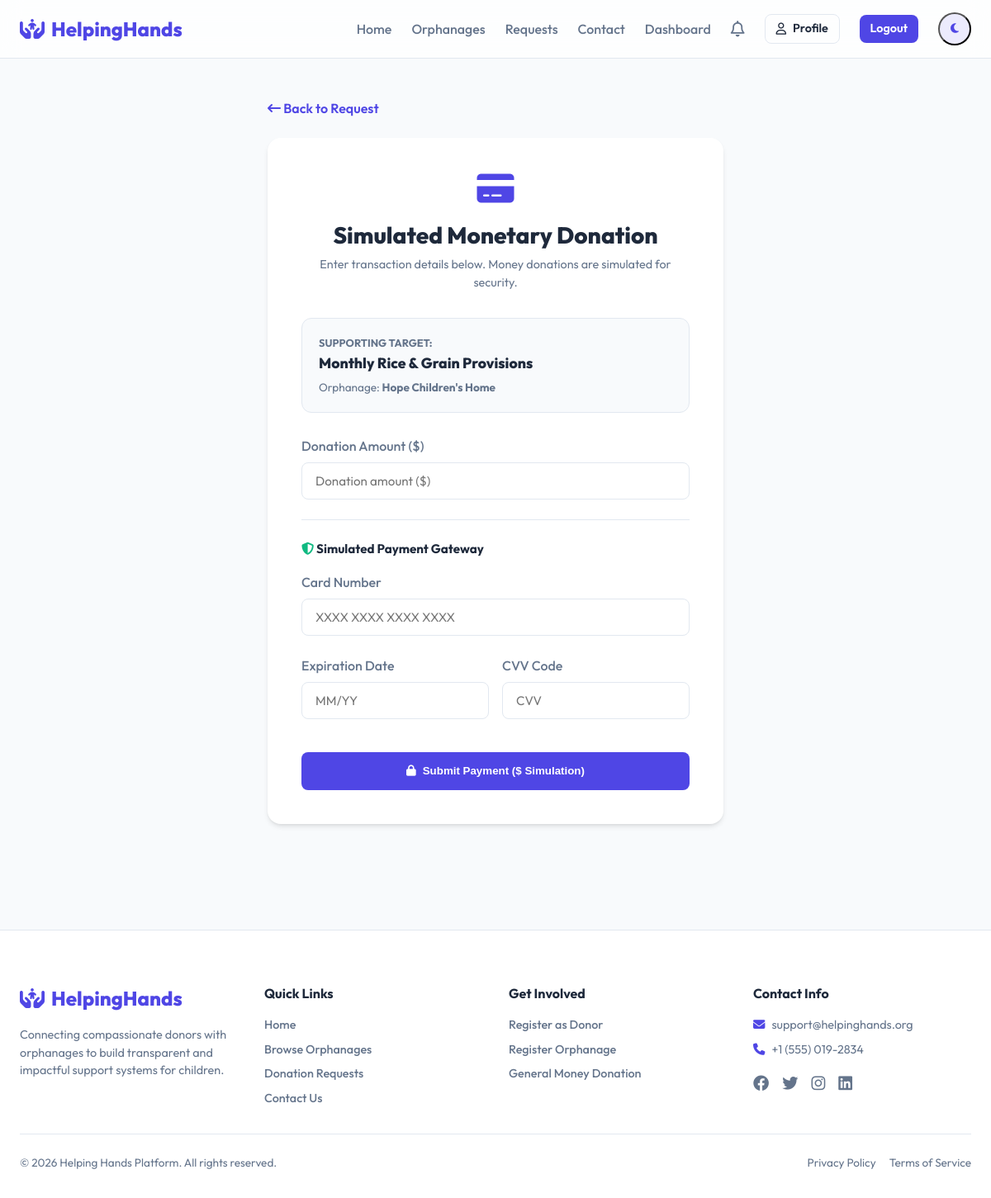
The app's page /donations/requests/3/donate-money/ (signed in) with its own data.
### donations/models.py (models this page shows, shortened)
class DonationRequest(models.Model):
    PRIORITY_CHOICES = [
        ('Low', 'Low'),
        ('Medium', 'Medium'),
        ('High', 'High'),
        ('Urgent', 'Urgent'),
    ]
    STATUS_CHOICES = [
        ('Open', 'Open'),
        ('In Progress', 'In Progress'),
        ('Completed', 'Completed'),
    ]
    orphanage = models.ForeignKey(OrphanageProfile, on_delete=models.CASCADE, related_name='requests')
    title = models.CharField(max_length=200)
    category = models.ForeignKey(Category, on_delete=models.SET_NULL, null=True, related_name='requests')
    description = models.TextField()
    quantity_needed = models.IntegerField()
    quantity_fulfilled = models.IntegerField(default=0)
    priority = models.CharField(max_length=15, choices=PRIORITY_CHOICES, default='Medium')
    deadline = models.DateField()
    image = models.ImageField(upload_to='requests/', null=True, blank=True)
    status = models.CharField(max_length=15, choices=STATUS_CHOICES, default='Open')
    created_at = models.DateTimeField(auto_now_add=True)

### accounts/models.py (models this page shows, shortened)
class OrphanageProfile(models.Model):
    user = models.OneToOneField(User, on_delete=models.CASCADE, related_name='orphanage_profile')
    orphanage_name = models.CharField(max_length=200)
    phone = models.CharField(max_length=20)
    address = models.TextField()
    description = models.TextField()
    registration_certificate = models.FileField(upload_to='certificates/')
    profile_image = models.ImageField(upload_to='orphanages/profiles/')
    is_approved = models.BooleanField(default=False)

### donations/views.py (the view)
# urls.py: path('requests/<int:request_id>/donate-money/', views.donate_money, name='donate_money_request'),
@login_required
def donate_money(request, request_id=None):
    if not request.user.is_donor:
        return HttpResponseForbidden("Only donors can make donations.")
    req = None
    if request_id:
        req = get_object_or_404(DonationRequest, id=request_id)
        if req.status == 'Completed':
            messages.error(request, "This donation request has already been completed.")
            return redirect('request_detail', request_id=request_id)
    if request.method == 'POST':
        form = MoneyDonationForm(request.POST)
        if form.is_valid():
            donation = form.save(commit=False)
            donation.donor = request.user.donor_profile
            donation.request = req
            donation.donation_type = 'Money'
            donation.status = 'Pending' # Starts pending until orphanage confirms or auto-confirms simulation
            donation.save()
            if req and req.status == 'Open':
                req.status = 'In Progress'
                req.save()
            Notification.objects.create(
                recipient=req.orphanage.user if req else User.objects.filter(is_superuser=True).first(),
                title="New Money Donation Offered",
                message=f"{donation.donor.full_name} has donated ${donation.amount} simulated money. Verify and accept this donation in your dashboard.",
                notification_type="Info"
            )
            messages.success(request, "Simulated payment transaction successful! The donation is registered and pending review.")
            return redirect('donor_dashboard')
    else:
        form = MoneyDonationForm()
    return render(request, 'donations/donate_money.html', {'form': form, 'request_item': req})

### donations/forms.py (shortened to what this page needs)
class MoneyDonationForm(forms.ModelForm):
    card_number = forms.CharField(max_length=19, required=True, widget=forms.TextInput(attrs={'class': 'form-control', 'placeholder': 'XXXX XXXX XXXX XXXX'}))
    card_expiry = forms.CharField(max_length=5, required=True, widget=forms.TextInput(attrs={'class': 'form-control', 'placeholder': 'MM/YY'}))
    card_cvv = forms.CharField(max_length=4, required=True, widget=forms.PasswordInput(attrs={'class': 'form-control', 'placeholder': 'CVV'}))
    class Meta:
        model = Donation
        fields = ['amount']
        widgets = {
            'amount': forms.NumberInput(attrs={'class': 'form-control', 'placeholder': 'Donation amount ($)', 'min': 1, 'step': '0.01'}),
        }

### core/context_processors.py (called while the page is built)
def notification_context(request):
    if request.user.is_authenticated:
        notifications = Notification.objects.filter(recipient=request.user, is_read=False)
        return {
            'unread_notifications_count': notifications.count(),
            'unread_notifications': notifications[:5]
        }
    return {
        'unread_notifications_count': 0,
        'unread_notifications': []
    }

### templates/donations/donate_money.html (shortened to what this page needs)
{% extends 'base.html' %}
{% block content %}
<div class="container" style="padding-top: 3rem; padding-bottom: 4rem; max-width: 600px;">
    <div style="margin-bottom: 1.5rem;">
        {% if request_item %}
            <a href="{% url 'request_detail' request_item.id %}" style="color: var(--primary); font-weight: 600;"><i class="fa-solid fa-arrow-left-long"></i> Back to Request</a>
        {% else %}
            <a href="{% url 'dashboard' %}" style="color: var(--primary); font-weight: 600;"><i class="fa-solid fa-arrow-left-long"></i> Back to Dashboard</a>
        {% endif %}
    </div>
    <div class="glass-card" style="background: var(--bg-secondary); padding: 2.5rem;">
        <div style="text-align: center; margin-bottom: 2rem;">
            <i class="fa-solid fa-credit-card" style="font-size: 2.5rem; color: var(--primary); margin-bottom: 1rem;"></i>
            <h2 style="font-size: 1.75rem; font-weight: 800;">Simulated Monetary Donation</h2>
            <p style="color: var(--text-secondary); font-size: 0.9rem; margin-top: 0.25rem;">Enter transaction details below. Money donations are simulated for security.</p>
        </div>
        <div style="background-color: var(--bg-primary); padding: 1.25rem; border-radius: 0.75rem; border: 1px solid var(--border-color); margin-bottom: 1.75rem;">
            <div style="font-size: 0.8rem; text-transform: uppercase; font-weight: 700; color: var(--text-secondary);">Supporting Target:</div>
            {% if request_item %}
                <h4 style="font-weight: 800; font-size: 1.1rem; color: var(--text-primary); margin-top: 2px;">{{ request_item.title }}</h4>
                <div style="font-size: 0.85rem; color: var(--text-secondary); margin-top: 5px;">Orphanage: <strong>{{ request_item.orphanage.orphanage_name }}</strong></div>
            {% else %}
                <h4 style="font-weight: 800; font-size: 1.1rem; color: var(--text-primary); margin-top: 2px;">General Connection Support Fund</h4>
                <div style="font-size: 0.85rem; color: var(--text-secondary); margin-top: 5px;">Direct support for Helping Hands operational platform.</div>
            {% endif %}
        </div>
        <form method="POST">
            <div class="form-group">
                <label for="{{ form.amount.id_for_label }}">Donation Amount ($)</label>
                {{ form.amount }}
            </div>
            <div style="border-top: 1px solid var(--border-color); padding-top: 1.5rem; margin-top: 1.5rem;">
                <h4 style="font-size: 0.95rem; font-weight: 700; color: var(--text-primary); margin-bottom: 1rem;"><i class="fa-solid fa-shield-halved" style="color:var(--success);"></i> Simulated Payment Gateway</h4>
                <div class="form-group">
                    <label for="{{ form.card_number.id_for_label }}">Card Number</label>
                    {{ form.card_number }}
                </div>
                <div style="display: grid; grid-template-columns: 1fr 1fr; gap: 1rem;">
                    <div class="form-group">
                        <label for="{{ form.card_expiry.id_for_label }}">Expiration Date</label>
                        {{ form.card_expiry }}
                    </div>
                    <div class="form-group">
                        <label for="{{ form.card_cvv.id_for_label }}">CVV Code</label>
                        {{ form.card_cvv }}
                    </div>
                </div>
            </div>
            <button type="submit" class="btn btn-primary" style="width: 100%; height: 46px; margin-top: 1rem;">
                <i class="fa-solid fa-lock"></i> Submit Payment ($ Simulation)
            </button>
        </form>
    </div>
</div>
{% endblock %}

### static/css/style.css (style rules this page uses)
:root { --bg-primary: #f8fafc; --bg-secondary: #ffffff; --bg-sidebar: #0f172a; --text-primary: #1e293b; --text-secondary: #64748b; --text-light: #94a3b8; --primary: #4f46e5; --primary-hover: #4338ca; --primary-light: rgba(79, 70, 229, 0.1); --secondary: #f97316; --secondary-hover: #ea580c; --success: #10b981; --success-light: rgba(16, 185, 129, 0.1); --warning: #f59e0b; --warning-light: rgba(245, 158, 11, 0.1); --danger: #ef4444; --danger-light: rgba(239, 68, 68, 0.1); --info: #0ea5e9; --info-light: rgba(14, 165, 233, 0.1); --border-color: #e2e8f0; --shadow-sm: 0 1px 2px 0 rgba(0, 0, 0, 0.05); --shadow-md: 0 4px 6px -1px rgba(0, 0, 0, 0.1), 0 2px 4px -1px rgba(0, 0, 0, 0.06); --shadow-lg: 0 10px 15px -3px rgba(0, 0, 0, 0.1), 0 4px 6px -2px rgba(0, 0, 0, 0.05); --glass-bg: rgba(255, 255, 255, 0.75); --glass-border: rgba(255, 255, 255, 0.4); --glass-blur: 12px; }
* { margin: 0; padding: 0; box-sizing: border-box; transition: background-color 0.3s ease, border-color 0.3s ease; }
body { font-family: 'Outfit', sans-serif; background-color: var(--bg-primary); color: var(--text-primary); line-height: 1.5; overflow-x: hidden; }
a { color: inherit; text-decoration: none; }
.container { max-width: 1280px; margin: 0 auto; padding: 0 1.5rem; }
.glass-card { background: var(--glass-bg); backdrop-filter: blur(var(--glass-blur)); -webkit-backdrop-filter: blur(var(--glass-blur)); border: 1px solid var(--glass-border); border-radius: 1rem; padding: 1.5rem; box-shadow: var(--shadow-md); transition: transform 0.3s cubic-bezier(0.4, 0, 0.2, 1), box-shadow 0.3s ease; }
.btn { display: inline-flex; align-items: center; justify-content: center; gap: 0.5rem; padding: 0.625rem 1.25rem; border-radius: 0.5rem; font-weight: 600; cursor: pointer; border: none; transition: all 0.2s ease; }
.btn-primary { background-color: var(--primary); color: #ffffff; }
.form-group { margin-bottom: 1.5rem; }
.form-group label { display: block; font-weight: 500; color: var(--text-secondary); margin-bottom: 0.5rem; }
.form-control { width: 100%; padding: 0.75rem 1rem; border-radius: 0.5rem; border: 1px solid var(--border-color); background-color: var(--bg-secondary); color: var(--text-primary); font-family: inherit; font-size: 0.95rem; outline: none; }

### records on screen
DonationRequest: title "Monthly Rice & Grain Provisions", orphanage.orphanage_name "Hope Children's Home"
